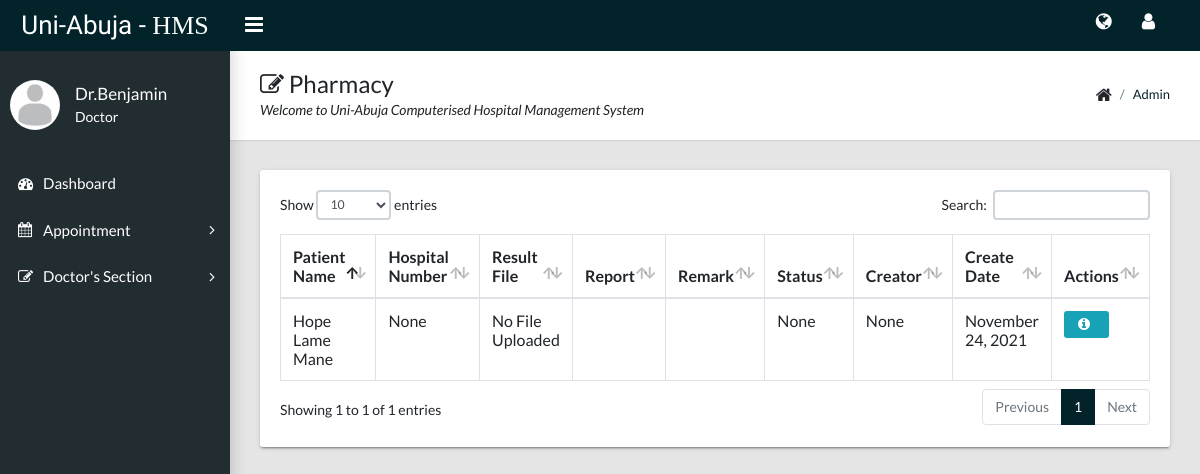
Screenshot of /Dpharmacy/ (signed in) with the database file from the repository.
### users/models.py (models this page shows, shortened)
class User(AbstractUser):
    is_admin = models.BooleanField('Admin', default=False)
    is_superadmin = models.BooleanField('Super Admin', default=False)
    roles = models.ForeignKey(Role, null=True, blank=True, on_delete=models.SET_NULL)

class Profile(models.Model):
    user = models.OneToOneField(User, null=True, on_delete=models.SET_NULL)
    active = models.BooleanField('Active', default=False)
    bio = models.CharField(max_length=100, default='')
    image = models.ImageField(default='default.jpg', upload_to='profile_pics')

class Role(models.Model):
    role = models.CharField(max_length=100, null=True, blank=True, default=None)
    creator = models.CharField(max_length=100)
    createDate = models.DateTimeField(default=timezone.now)
    def __str__(self):
        return self.role

### CHospital/models.py (models this page shows, shortened)
class Pharmacy(models.Model):
    prescription = models.OneToOneField(Prescription, null=True, blank=True, default=None, on_delete=models.SET_NULL)
    complaint = models.TextField()
    remark = models.TextField()
    status = models.ForeignKey(Status, null=True, on_delete=models.SET_NULL)
    creator = models.CharField(max_length=100, null=True, blank=True)
    createDate = models.DateTimeField(default=timezone.now, null=True, blank=True)

class Prescription(models.Model):
    DoctorNoteID = models.ForeignKey(DoctorNote, null=True, blank=True, default=None, on_delete=models.SET_NULL)
    prescription = models.TextField()
    remark = models.TextField()
    file = models.FileField(upload_to='Pharmacy/', blank=True, null=True)
    creator = models.CharField(max_length=100, null=True, blank=True)
    createDate = models.DateTimeField(default=timezone.now, null=True, blank=True)

class DoctorNote(models.Model):
    appointmentID = models.OneToOneField(Appointment, null=True, blank=True, default=None, on_delete=models.SET_NULL)
    status = models.ForeignKey(Status, null=True, blank=True, on_delete=models.SET_NULL)
    observation = models.TextField()
    assessment = models.TextField()
    plan = models.TextField()
    remark = models.TextField()
    creator = models.CharField(max_length=100, null=True, blank=True)
    createDate = models.DateTimeField(default=timezone.now, null=True, blank=True)

class Appointment(models.Model):
    patientID = models.ForeignKey(Patient, null=True, blank=True, on_delete=models.SET_NULL)
    AppointmentTypeID = models.ForeignKey(AppointmentType, null=True, on_delete=models.SET_NULL)
    note = models.TextField()
    doctor = models.ForeignKey(User, null=True, on_delete=models.SET_NULL)
    status = models.CharField(max_length=100, null=True, blank=True)
    scheduledDate = models.DateTimeField(auto_now_add=False, auto_now=False, null=True, blank=True)
    creator = models.CharField(max_length=100, null=True, blank=True,)
    createDate = models.DateTimeField(default=timezone.now, null=True, blank=True)

class Patient(models.Model):
    hopitalNo = models.CharField(max_length=100, null=True, blank=True)
    surname = models.CharField(max_length=100)
    firstname = models.CharField(max_length=100)
    othername = models.CharField(max_length=100)
    dob = models.DateTimeField(auto_now_add=False, auto_now=False, null=True, blank=True)
    gender = models.ForeignKey(Gender, null=True, on_delete=models.SET_NULL)
    phone = models.CharField(max_length=100)
    emailAd = models.CharField(max_length=100)
    state = models.CharField(max_length=100)
    lga = models.CharField(max_length=100)
    matric_staff = models.CharField(max_length=100)
    address = models.TextField()
    maritalStatus = models.ForeignKey(MaritalStatus, null=True, on_delete=models.SET_NULL)
    patientType = models.ForeignKey(PatientType, null=True, on_delete=models.SET_NULL)
    bloodGroup = models.ForeignKey(BloodGroup, null=True, on_delete=models.SET_NULL)
    genotype = models.ForeignKey(Genotype, null=True, on_delete=models.SET_NULL)
    medicalCondition = models.TextField()
    allergies = models.TextField()
    creator = models.CharField(max_length=100, null=True, blank=True,)
    createDate = models.DateTimeField(default=timezone.now, null=True, blank=True)

### CHospital/views.py (the view)
# urls.py: path('Dpharmacy/', DoctorPharmacyListView.as_view(), name='CHMS-Dpharmacy'),
class DoctorPharmacyListView(LoginRequiredMixin, PermissionRequiredMixin, ListView):
    model = Pharmacy
    context_object_name = 'pharmacy'
    ordering = ['-createDate']
    extra_context = {'PH': 'active'}
    template_name = 'CHospital/pharmacy/DoctorIndex.html'
    def get_queryset(self):
        return Pharmacy.objects.filter(prescription__DoctorNoteID__appointmentID__doctor=self.request.user).order_by('-createDate')
    def has_permission(self):
        return (
                self.request.user.is_superuser
                or self.request.user.roles.role == 'Doctor'
        )

### CHospital/templates/CHospital/pharmacy/DoctorIndex.html
{% extends "CHospital/base.html" %}
{% block content %}
   <div class="app-title">
        <div>
          <h1><i class="fa fa-edit"></i> Pharmacy </h1>
          <p>Welcome to Uni-Abuja Computerised Hospital Management System </p>
        </div>
        <ul class="app-breadcrumb breadcrumb">
          <li class="breadcrumb-item"><i class="fa fa-home fa-lg"></i></li>
          <li class="breadcrumb-item"><a href="{% url 'CHMS-pharmacy' %}">Admin</a></li>
        </ul>
   </div>
    <div class="row">
        <div class="col-md-12">
          <div class="tile">
            <div class="tile-body">
              <div class="table-responsive">
                <table class="table table-hover table-bordered" id="sampleTable">
                  <thead>
                    <tr>
                      <th>Patient Name</th>
                      <th>Hospital Number</th>
                      <th>Result File</th>
                      <th>Report</th>
                      <th>Remark</th>
                      <th>Status</th>
                      <th>Creator</th>
                      <th>Create Date</th>
                      <th>Actions</th>
                    </tr>
                  </thead>
                  <tbody>
                    {% for pharmacy in pharmacy %}
                        <tr>
                          <td>{{ pharmacy.prescription.DoctorNoteID.appointmentID.patientID.surname}} {{ pharmacy.prescription.DoctorNoteID.appointmentID.patientID.firstname}} {{ pharmacy.prescription.DoctorNoteID.appointmentID.patientID.othername}}</td>
                          <td>{{ pharmacy.prescription.DoctorNoteID.appointmentID.patientID.hopitalNo}}</td>
                          <td>
                              {% if not pharmacy.prescription.file %}
                              No File Uploaded
                              {% else %}
                              <a href="" onclick="window.open('/media/{{ pharmacy.prescription.file }}')"><i class="fa fa-file-pdf-o"></i></a>
                              {% endif %}
                          </td>
                          <td>{{ pharmacy.complaint}}</td>
                          <td>{{ pharmacy.remark}}</td>
                          <td>{{ pharmacy.status}}</td>
                          <td>{{ pharmacy.creator}}</td>
                          <td>{{ pharmacy.createDate|date:"F d, Y"}}</td>
                          <td>
                              <div class="btn-group"><a class="btn btn-info" href="{% url 'CHMS-pharmacyDetail' pharmacy.id %}"><i class="fa fa-lg fa-info-circle"></i></a></div>
                          </td>
                        </tr>
                    {% endfor %}
                  </tbody>
                </table>
              </div>
            </div>
          </div>
        </div>
    </div>
{%endblock content%}

### CHospital/templates/CHospital/base.html (shortened to what this page needs)
{% load static  %}
<html>
    <head>
        <link rel="stylesheet"  href="{% static 'style/main.css' %}">
        <link rel="stylesheet"  href="{% static 'fonts/font-awesome/css/font-awesome.css' %}">
        <link rel="stylesheet"  href="{% static 'fonts/font.css' %}">
    </head>
<body class="app sidebar-mini">
    <header class="app-header"><a class="app-header__logo" href="{% url 'CHMS-home'%}">Uni-Abuja - <span class="hms">HMS</span></a>
      <a class="app-sidebar__toggle" href="#" data-toggle="sidebar" aria-label="Hide Sidebar"></a>
      <ul class="app-nav">
        <a class="app-nav__item" href="{% url 'Index'%}" ><i class="fa fa-globe fa-lg"></i></a>
        <li class="dropdown">
         <a class="app-nav__item" href="#" data-toggle="dropdown" aria-label="Open Profile Menu"><i class="fa fa-user fa-lg"></i></a>
        </li>
      </ul>
    </header>
    <aside class="app-sidebar">
      <div class="app-sidebar__user">
        <img class="app-sidebar__user-avatar" src="{{ user.profile.image.url }}" alt="User Image">
        <div>
          <p class="app-sidebar__user-name">
              {% if request.user.is_authenticated %}
                {{ request.user.username }}
              {% endif %}
          </p>
          <p class="app-sidebar__user-designation">{{ request.user.roles}}</p>
        </div>
      </div>
      <ul class="app-menu">
        <li><a class="app-menu__item {{act}}"  href="{% url 'CHMS-home'%}"><i class="app-menu__icon fa fa-dashboard"></i><span class="app-menu__label">Dashboard</span></a></li>
         <li class="treeview"><a class="app-menu__item {{Okk}}" href="#" data-toggle="treeview"><i class="app-menu__icon fa fa-calendar"></i><span class="app-menu__label">Appointment</span><i class="treeview-indicator fa fa-angle-right"></i></a>
        </li>
        {% if request.user.roles.role == 'Doctor' or request.user.is_superuser  %}
            <li class="treeview"><a class="app-menu__item {{DN}} {{LT}} {{LR}}}" href="#" data-toggle="treeview"><i class="app-menu__icon fa fa-edit"></i><span class="app-menu__label">Doctor's Section</span><i class="treeview-indicator fa fa-angle-right"></i></a>
            </li>
       {% endif %}
      </ul>
    </aside>
    <main class="app-content">
        {% block content %}{% endblock %}
    </main>
</body>
</html>

### rows the page displays
User: profile.image (placeholder picture), user.username "Dr.Benjamin", user.roles "Doctor"
Pharmacy: prescription.DoctorNoteID.appointmentID.patientID.surname "Hope", prescription.DoctorNoteID.appointmentID.patientID.firstname "Lame", prescription.DoctorNoteID.appointmentID.patientID.othername "Mane", prescription.DoctorNoteID.appointmentID.patientID.hopitalNo "None", shows "No File Uploaded", status "None", creator "None", createDate "November 24, 2021"
